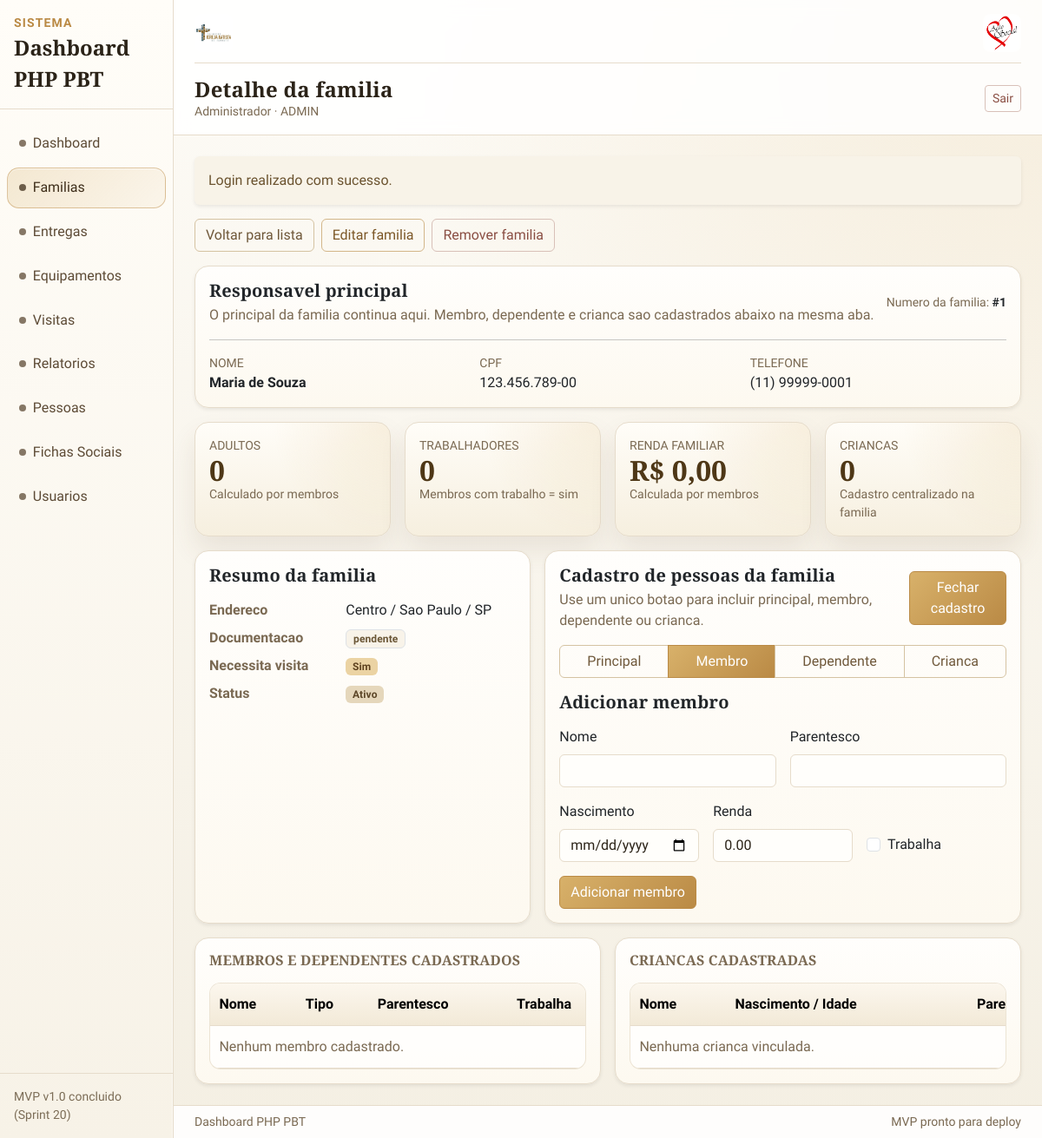
The app's page /families/show?id=1 (signed in) with its own data.
### tables this page shows
CREATE TABLE IF NOT EXISTS families (
  id INT AUTO_INCREMENT PRIMARY KEY,
  responsible_name VARCHAR(160) NOT NULL,
  cpf_responsible VARCHAR(14) NULL UNIQUE,
  rg_responsible VARCHAR(20) NULL,
  birth_date DATE NULL,
  phone VARCHAR(20) NULL,
  marital_status VARCHAR(30) NULL,
  education_level VARCHAR(40) NULL,
  professional_status VARCHAR(40) NULL,
  profession_detail VARCHAR(120) NULL,
  cep VARCHAR(10) NULL,
  address VARCHAR(200) NULL,
  address_number VARCHAR(20) NULL,
  address_complement VARCHAR(120) NULL,
  neighborhood VARCHAR(80) NULL,
  city VARCHAR(80) NULL,
  state CHAR(2) NULL,
  location_reference VARCHAR(200) NULL,
  housing_type VARCHAR(60) NULL,
  adults_count INT NOT NULL DEFAULT 0,
  workers_count INT NOT NULL DEFAULT 0,
  family_income_total DECIMAL(10,2) NOT NULL DEFAULT 0,
  children_count INT NOT NULL DEFAULT 0,
  documentation_status VARCHAR(30) NOT NULL DEFAULT 'ok',
  documentation_notes TEXT NULL,
  needs_visit TINYINT(1) NOT NULL DEFAULT 0,
  general_notes TEXT NULL,
  is_active TINYINT(1) NOT NULL DEFAULT 1,
  created_at DATETIME NOT NULL DEFAULT CURRENT_TIMESTAMP,
  updated_at DATETIME NULL DEFAULT NULL ON UPDATE CURRENT_TIMESTAMP,
  INDEX idx_families_responsible_name (responsible_name),
  INDEX idx_families_city_neighborhood (city, neighborhood),
  INDEX idx_families_documentation_status (documentation_status),
  INDEX idx_families_needs_visit (needs_visit),
  INDEX idx_families_is_active (is_active),
  INDEX idx_families_updated_at (updated_at)
);

### app/Views/families/show.php (the view, shortened to what the rows shown need)
<?php
$family = is_array($family ?? null) ? $family : [];
$memberForm = is_array($memberForm ?? null) ? $memberForm : [];
$memberEditMode = (bool) ($memberEditMode ?? false);
$familyId = (int) ($family['id'] ?? 0);
$personType = (string) ($personType ?? 'member');
$openPersonForm = (bool) ($openPersonForm ?? false);
$memberSectionVisible = in_array($personType, ['member', 'dependent'], true);
$addressLine = implode(' / ', array_filter([
    (string) ($family['neighborhood'] ?? ''),
    (string) ($family['city'] ?? ''),
    (string) ($family['state'] ?? ''),
]));
$memberFormAction = $memberEditMode
    ? '/families/members/update?id=' . (int) ($memberForm['id'] ?? 0) . '&family_id=' . $familyId
    : '/families/members?family_id=' . $familyId;
?>
<div class="card border-0 shadow-sm mb-3">
    <div class="card-body">
        <div class="d-flex flex-column flex-md-row justify-content-between align-items-md-center gap-2">
            <div>
                <h2 class="h5 mb-1">Responsavel principal</h2>
            </div>
            <div class="text-secondary small">Numero da familia: <span class="fw-semibold text-dark">#<?= (int) ($family['id'] ?? 0) ?></span></div>
        </div>
        <div class="row g-3">
            <div class="col-12 col-md-4">
                <div class="small text-secondary text-uppercase">Nome</div>
                <div class="fw-semibold"><?= htmlspecialchars((string) ($family['responsible_name'] ?? '-'), ENT_QUOTES, 'UTF-8') ?></div>
            </div>
            <div class="col-12 col-md-4">
                <div class="small text-secondary text-uppercase">CPF</div>
                <div><?= htmlspecialchars((string) ($family['cpf_responsible'] ?? '-'), ENT_QUOTES, 'UTF-8') ?></div>
            </div>
            <div class="col-12 col-md-4">
                <div class="small text-secondary text-uppercase">Telefone</div>
                <div><?= htmlspecialchars((string) ($family['phone'] ?? '-'), ENT_QUOTES, 'UTF-8') ?></div>
            </div>
        </div>
    </div>
</div>
<div class="row g-3 mb-3">
    <div class="col-12 col-md-6 col-xl-3">
        <div class="card metric-card h-100">
            <div class="card-body">
                <div class="small text-secondary text-uppercase">Adultos</div>
                <div class="metric-value"><?= (int) ($family['adults_count'] ?? 0) ?></div>
                <div class="small text-secondary">Calculado por membros</div>
            </div>
        </div>
    </div>
    <div class="col-12 col-md-6 col-xl-3">
        <div class="card metric-card h-100">
            <div class="card-body">
                <div class="small text-secondary text-uppercase">Trabalhadores</div>
                <div class="metric-value"><?= (int) ($family['workers_count'] ?? 0) ?></div>
                <div class="small text-secondary">Membros com trabalho = sim</div>
            </div>
        </div>
    </div>
    <div class="col-12 col-md-6 col-xl-3">
        <div class="card metric-card h-100">
            <div class="card-body">
                <div class="small text-secondary text-uppercase">Renda familiar</div>
                <div class="metric-value">R$ <?= number_format((float) ($family['family_income_total'] ?? 0), 2, ',', '.') ?></div>
                <div class="small text-secondary">Calculada por membros</div>
            </div>
        </div>
    </div>
    <div class="col-12 col-md-6 col-xl-3">
        <div class="card metric-card h-100">
            <div class="card-body">
                <div class="small text-secondary text-uppercase">Criancas</div>
                <div class="metric-value"><?= (int) ($family['children_count'] ?? 0) ?></div>
                <div class="small text-secondary">Cadastro centralizado na familia</div>
            </div>
        </div>
    </div>
</div>
<div class="row g-3 mb-3">
    <div class="col-12 col-xl-5">
        <div class="card border-0 shadow-sm h-100">
            <div class="card-body">
                <h2 class="h5 mb-3">Resumo da familia</h2>
                <dl class="row mb-0">
                    <dt class="col-5 text-secondary">Endereco</dt>
                    <dd class="col-7"><?= htmlspecialchars($addressLine !== '' ? $addressLine : '-', ENT_QUOTES, 'UTF-8') ?></dd>
                    <dt class="col-5 text-secondary">Documentacao</dt>
                    <dd class="col-7">
                        <span class="badge text-bg-light border"><?= htmlspecialchars((string) ($family['documentation_status'] ?? 'ok'), ENT_QUOTES, 'UTF-8') ?></span>
                    </dd>
                    <dt class="col-5 text-secondary">Necessita visita</dt>
                    <dd class="col-7">
                        <?= ((int) ($family['needs_visit'] ?? 0) === 1)
                            ? '<span class="badge text-bg-warning">Sim</span>'
                            : '<span class="badge text-bg-success">Nao</span>' ?>
                    </dd>
                    <dt class="col-5 text-secondary">Status</dt>
                    <dd class="col-7">
                        <?= ((int) ($family['is_active'] ?? 0) === 1)
                            ? '<span class="badge text-bg-success">Ativo</span>'
                            : '<span class="badge text-bg-danger">Inativo</span>' ?>
                    </dd>
                </dl>
            </div>
        </div>
    </div>
    <div class="col-12 col-xl-7">
        <div class="card border-0 shadow-sm h-100" data-person-hub>
            <div class="card-body">
                <div class="d-flex flex-column flex-md-row justify-content-between align-items-md-center gap-2 mb-3">
                    <div>
                        <h2 class="h5 mb-1">Cadastro de pessoas da familia</h2>
                    </div>
                </div>
                <div data-person-panel class="<?= $openPersonForm ? '' : 'd-none' ?>" data-person-open="<?= $openPersonForm ? '1' : '0' ?>">
                    <div data-person-section="member" class="<?= $memberSectionVisible ? '' : 'd-none' ?>" data-member-edit-mode="<?= $memberEditMode ? '1' : '0' ?>">
                        <form method="post" action="<?= $memberFormAction ?>">
                            <div class="row g-3">
                                <div class="col-12 col-md-4">
                                    <label class="form-label">Renda</label>
                                    <input class="form-control" name="income" value="<?= htmlspecialchars((string) ($memberForm['income'] ?? '0.00'), ENT_QUOTES, 'UTF-8') ?>">
                                </div>
                            </div>
                        </form>
                    </div>
                </div>
            </div>
        </div>
    </div>
</div>
<div class="row g-3">
    <div class="col-12 col-xl-6">
        <div class="card border-0 shadow-sm h-100">
            <div class="card-body">
                <div class="table-responsive">
                    <table class="table align-middle mb-0">
                        <thead>
                            <tr>
                                <th>Nome</th>
                                <th>Tipo</th>
                                <th>Parentesco</th>
                                <th>Trabalha</th>
                            </tr>
                        </thead>
                    </table>
                </div>
            </div>
        </div>
    </div>
    <div class="col-12 col-xl-6">
        <div class="card border-0 shadow-sm h-100">
            <div class="card-body">
                <div class="table-responsive">
                    <table class="table align-middle mb-0">
                        <thead>
                            <tr>
                                <th>Nome</th>
                                <th>Nascimento / Idade</th>
                                <th>Parentesco</th>
                            </tr>
                        </thead>
                    </table>
                </div>
            </div>
        </div>
    </div>
</div>

### records on screen
families: id "1", responsible_name "Maria de Souza", cpf_responsible "123.456.789-00", phone "(11) 99999-0001", adults_count "0", workers_count "0", family_income_total "0,00", children_count "0", neighborhood+city+state "Centro / Sao Paulo / SP", documentation_status "pendente", income "0.00"

### other values on screen
$layoutAppName "Dashboard PHP PBT"
$item['label'] "Dashboard"
$item['label'] "Familias"
$item['label'] "Entregas"
$item['label'] "Equipamentos"
$item['label'] "Visitas"
$item['label'] "Relatorios"
$item['label'] "Pessoas"
$item['label'] "Fichas Sociais"
$item['label'] "Usuarios"
$layoutTitle "Detalhe da familia"
$layoutUserName "Administrador"
$layoutUserRole "ADMIN"
$success "Login realizado com sucesso."
